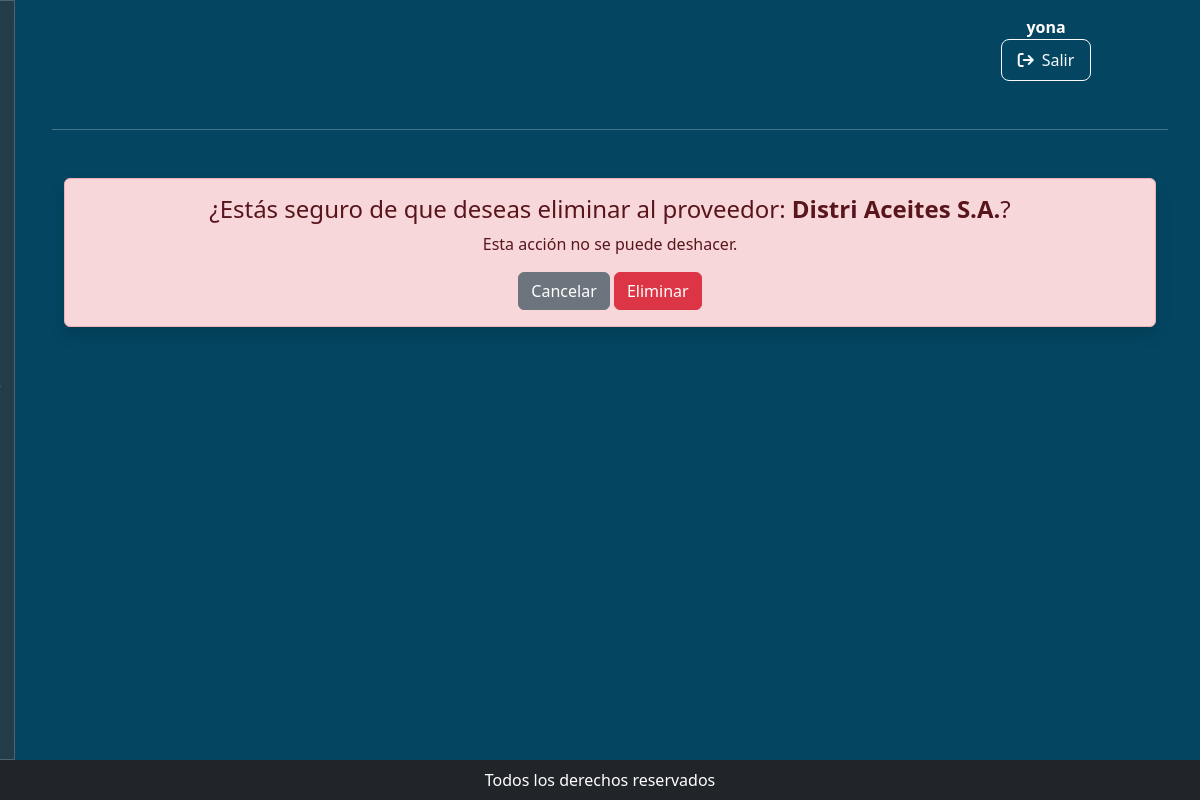
The page /proveedores/eliminar/1/ (signed in) on the database its author committed.
### usuarios/models.py (models this page shows, shortened)
class UsuarioPersonalizado(AbstractUser):
    ROLES = [
        ('Administrador', 'Administrador'),
        ('Secretaria', 'Secretaria'),
        ('Invitado', 'Invitado'),
        ('Visitante', 'Visitante'),
    ]
    telefono = models.CharField(max_length=20, blank=True, null=True)
    tipo_documento = models.CharField(max_length=15, blank=True, null=True)
    documento = models.CharField(max_length=20, blank=True, null=True, unique=True)
    rol = models.CharField(max_length=15, choices=ROLES)

### proveedores/models.py (models this page shows, shortened)
class Proveedor(models.Model):
    nombre_empresa = models.CharField(max_length=30)
    nit = models.CharField(max_length=20)
    nombre_propietario = models.CharField(max_length=100)
    telefono = models.CharField(max_length=20)
    direccion = models.CharField(max_length=50)
    email = models.EmailField(unique=True)

### proveedores/views.py (the view)
# urls.py: path('eliminar/<int:proveedor_id>/', views.eliminar_proveedor, name='eliminar_proveedor'),
def eliminar_proveedor(request, proveedor_id):
    proveedor = get_object_or_404(Proveedor, id=proveedor_id)
    if request.method == 'POST':
        proveedor.delete()
        messages.success(request, "Proveedor eliminado exitosamente.")
        return redirect('proveedores')
    return render(request, 'proveedores/confirmar_eliminar_proveedor.html', {'proveedor': proveedor})

### usuarios/context_processors.py (called while the page is built)
def es_admin(request):
    return {
        'es_admin': request.user.is_authenticated and (
            request.user.is_superuser or getattr(request.user, 'rol', '') == "Administrador"
        )
    }

### proveedores/templates/proveedores/confirmar_eliminar_proveedor.html (shortened to what this page needs)
{% extends "../layouts/base.html" %}
{% block content %}
<div class="container mt-5">
  <div class="alert alert-danger text-center shadow">
    <h4>¿Estás seguro de que deseas eliminar al proveedor: <strong>{{ proveedor.nombre_empresa }}</strong>?</h4>
    <p>Esta acción no se puede deshacer.</p>
    <form method="POST">
      <a href="{% url 'proveedores' %}" class="btn btn-secondary">Cancelar</a>
      <button type="submit" class="btn btn-danger">Eliminar</button>
    </form>
  </div>
</div>
{% endblock %}

### templates/layouts/base.html (shortened to what this page needs)
{% load static %}
<!DOCTYPE html>
<html lang="en">
  <head>
    <link
      rel="stylesheet"
      href="https://cdnjs.cloudflare.com/ajax/libs/font-awesome/6.5.0/css/all.min.css"
    />
    <link
      href="https://cdn.jsdelivr.net/npm/bootstrap@5.3.3/dist/css/bootstrap.min.css"
      rel="stylesheet"
    />
    <link rel="stylesheet" href="{% static 'css/styles.css' %}" />
<link href="https://cdn.jsdelivr.net/npm/select2@4.1.0-rc.0/dist/css/select2.min.css" rel="stylesheet" />
  </head>
  <body>
    <div class="contenedor-encabezados">
       <div class="encabezados">
        </div>
      <div class="encabezado-items">
        {% if request.user.is_authenticated %}
        <span class="fw-bold">{{ request.user.username }}
        </span>
        {% else %} No autenticado {% endif %}
        {% if user.is_authenticated %}
        <form action="{% url 'logout' %}" method="post" style="display: inline">
          <a
            href="{% url 'logout' %}"
            class="btn btn-outline-light d-flex align-items-center gap-2 logout-button">
            <i class="fa fa-sign-out"></i>
            Salir
          </a>
        </form>
        {% endif %}
      </div>
    </div>
    {% include 'layouts/partials/menu.html' %}
    <main>
      <hr>
      {% block content %}
      {% endblock %}
    </main>
    {% include 'layouts/partials/footer.html' %}
  </body>
</html>

### static/css/styles.css (style rules this page uses)
* { padding: 0; margin: 0; box-sizing: border-box; }
body { background-color: #044662 !important; color: #ffffff; }
.contenedor-encabezados { display: flex; align-items:center; justify-content: center; text-align: center; padding-top: 10px; }
.encabezados { display: flex; flex-direction: row; justify-content: left; align-items:center; justify-items: last baseline; padding-left: 10px; flex-wrap: wrap; gap: 20px; width: 75%; }
.encabezado-items { display: flex; flex-direction: column; text-align: center; justify-content: center; align-items:center; justify-items: center; width: 85px; padding-top: 5px; padding-right: 8px; width: 10%; }
.logout-button { padding: 8px 16px; border-radius: 8px; transition: all 0.3s ease; font-weight: 500; }
.logout-button i { transition: transform 0.3s ease; }
main { margin-left: 20px; padding: 2rem; }

### rows shown on the page
UsuarioPersonalizado: user.username "yona"
Proveedor: nombre_empresa "Distri Aceites S.A."
